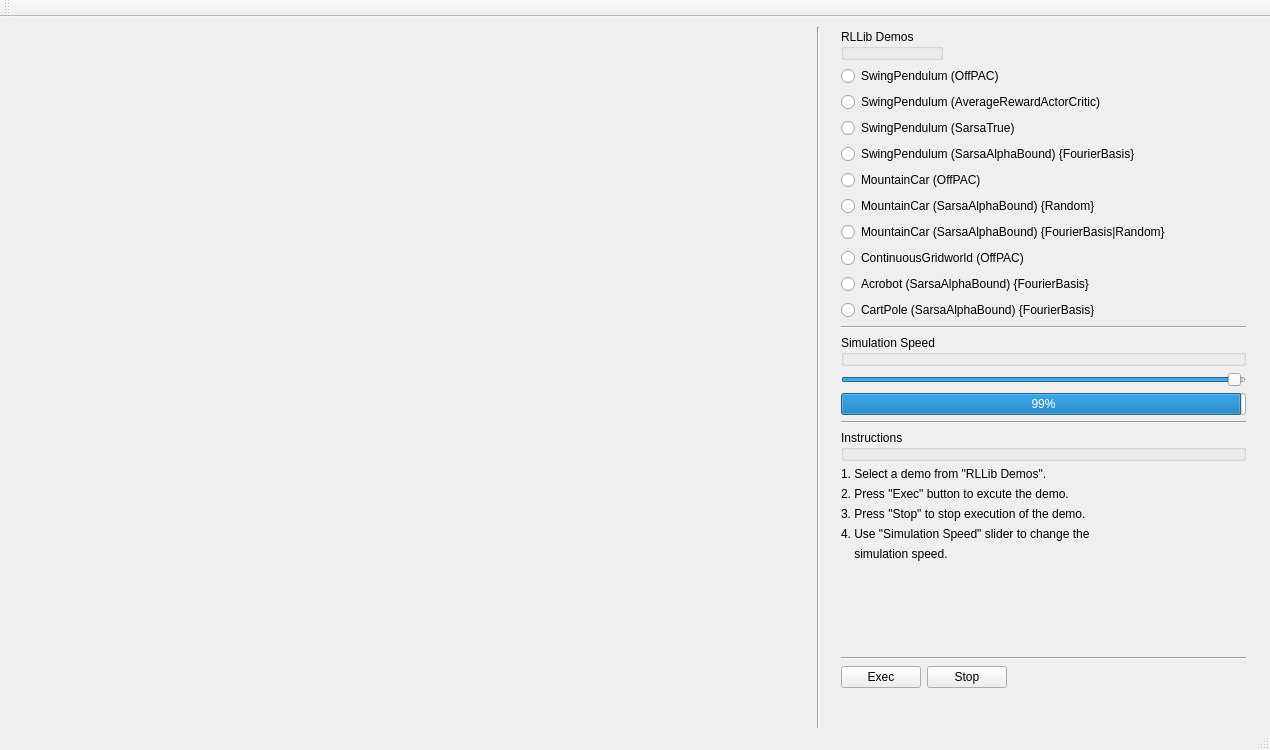
<?xml version="1.0" encoding="UTF-8"?>
<ui version="4.0">
 <class>RLLibVizMediator</class>
 <widget class="QMainWindow" name="RLLibVizMediator">
  <property name="geometry">
   <rect>
    <x>0</x>
    <y>0</y>
    <width>1270</width>
    <height>750</height>
   </rect>
  </property>
  <property name="windowTitle">
   <string>RLLibViz</string>
  </property>
  <widget class="QWidget" name="centralWidget">
   <widget class="QWidget" name="mainWidget" native="true">
    <property name="geometry">
     <rect>
      <x>20</x>
      <y>0</y>
      <width>791</width>
      <height>641</height>
     </rect>
    </property>
    <property name="sizePolicy">
     <sizepolicy hsizetype="Fixed" vsizetype="Fixed">
      <horstretch>0</horstretch>
      <verstretch>0</verstretch>
     </sizepolicy>
    </property>
   </widget>
   <widget class="Line" name="line">
    <property name="geometry">
     <rect>
      <x>810</x>
      <y>10</y>
      <width>16</width>
      <height>721</height>
     </rect>
    </property>
    <property name="orientation">
     <enum>Qt::Vertical</enum>
    </property>
   </widget>
   <widget class="QWidget" name="layoutWidget">
    <property name="geometry">
     <rect>
      <x>830</x>
      <y>1</y>
      <width>427</width>
      <height>681</height>
     </rect>
    </property>
    <layout class="QVBoxLayout" name="verticalLayout">
     <item>
      <layout class="QFormLayout" name="formLayout_2">
       <property name="fieldGrowthPolicy">
        <enum>QFormLayout::AllNonFixedFieldsGrow</enum>
       </property>
       <item row="0" column="0">
        <widget class="QGroupBox" name="groupBox">
         <property name="title">
          <string>RLLib Demos</string>
         </property>
        </widget>
       </item>
       <item row="1" column="0">
        <layout class="QFormLayout" name="formLayout">
         <property name="fieldGrowthPolicy">
          <enum>QFormLayout::AllNonFixedFieldsGrow</enum>
         </property>
         <item row="0" column="0">
          <widget class="QRadioButton" name="radioButtonSwingPendulumOffPAC">
           <property name="text">
            <string>SwingPendulum (OffPAC)</string>
           </property>
          </widget>
         </item>
         <item row="7" column="0">
          <widget class="QRadioButton" name="radioButtonContinuousGridworldOffPAC">
           <property name="text">
            <string>ContinuousGridworld (OffPAC)</string>
           </property>
          </widget>
         </item>
         <item row="4" column="0">
          <widget class="QRadioButton" name="radioButtonMountainCarOffPAC">
           <property name="text">
            <string>MountainCar (OffPAC)</string>
           </property>
          </widget>
         </item>
         <item row="1" column="0">
          <widget class="QRadioButton" name="radioButtonSwingPendulumAverageRewardActorCritic">
           <property name="text">
            <string>SwingPendulum (AverageRewardActorCritic)</string>
           </property>
          </widget>
         </item>
         <item row="5" column="0">
          <widget class="QRadioButton" name="radioButtonMountainCarSarsaAlphaBound">
           <property name="text">
            <string>MountainCar (SarsaAlphaBound) {Random}</string>
           </property>
          </widget>
         </item>
         <item row="2" column="0">
          <widget class="QRadioButton" name="radioButtonSwingPendulumSarsaTrue">
           <property name="text">
            <string>SwingPendulum (SarsaTrue)</string>
           </property>
          </widget>
         </item>
         <item row="6" column="0">
          <widget class="QRadioButton" name="radioButtonMountainCarSarsaAlphaBoundFourierBasis">
           <property name="text">
            <string>MountainCar (SarsaAlphaBound) {FourierBasis|Random}</string>
           </property>
          </widget>
         </item>
         <item row="3" column="0">
          <widget class="QRadioButton" name="radioButtonSwingPendulumSarsaAlphaBoundFourierBasis">
           <property name="text">
            <string>SwingPendulum (SarsaAlphaBound) {FourierBasis}</string>
           </property>
          </widget>
         </item>
         <item row="9" column="0">
          <widget class="QRadioButton" name="radioButtonCartPoleSarsaAlphaBoundFourierBasis">
           <property name="text">
            <string>CartPole (SarsaAlphaBound) {FourierBasis}</string>
           </property>
          </widget>
         </item>
         <item row="8" column="0">
          <widget class="QRadioButton" name="radioButtonAcrobotSarasaAlphaBoundFourierBasis">
           <property name="text">
            <string>Acrobot (SarsaAlphaBound) {FourierBasis}</string>
           </property>
          </widget>
         </item>
        </layout>
       </item>
      </layout>
     </item>
     <item>
      <widget class="Line" name="line_2">
       <property name="orientation">
        <enum>Qt::Horizontal</enum>
       </property>
      </widget>
     </item>
     <item>
      <widget class="QGroupBox" name="groupBox_2">
       <property name="title">
        <string>Simulation Speed</string>
       </property>
      </widget>
     </item>
     <item>
      <widget class="QSlider" name="horizontalSliderSimulationSpeed">
       <property name="maximum">
        <number>100</number>
       </property>
       <property name="value">
        <number>99</number>
       </property>
       <property name="orientation">
        <enum>Qt::Horizontal</enum>
       </property>
      </widget>
     </item>
     <item>
      <widget class="QProgressBar" name="progressBarSimulationSpeed">
       <property name="value">
        <number>99</number>
       </property>
      </widget>
     </item>
     <item>
      <widget class="Line" name="line_4">
       <property name="orientation">
        <enum>Qt::Horizontal</enum>
       </property>
      </widget>
     </item>
     <item>
      <widget class="QGroupBox" name="groupBox_3">
       <property name="title">
        <string>Instructions</string>
       </property>
      </widget>
     </item>
     <item>
      <widget class="QLabel" name="label">
       <property name="text">
        <string>1. Select a demo from &quot;RLLib Demos&quot;.</string>
       </property>
      </widget>
     </item>
     <item>
      <widget class="QLabel" name="label_2">
       <property name="text">
        <string>2. Press &quot;Exec&quot; button to excute the demo.</string>
       </property>
      </widget>
     </item>
     <item>
      <widget class="QLabel" name="label_3">
       <property name="text">
        <string>3. Press &quot;Stop&quot; to stop execution of the demo. </string>
       </property>
      </widget>
     </item>
     <item>
      <widget class="QLabel" name="label_4">
       <property name="text">
        <string>4. Use &quot;Simulation Speed&quot; slider to change the</string>
       </property>
      </widget>
     </item>
     <item>
      <widget class="QLabel" name="label_5">
       <property name="text">
        <string>    simulation speed.</string>
       </property>
      </widget>
     </item>
     <item>
      <spacer name="verticalSpacer">
       <property name="orientation">
        <enum>Qt::Vertical</enum>
       </property>
       <property name="sizeHint" stdset="0">
        <size>
         <width>20</width>
         <height>40</height>
        </size>
       </property>
      </spacer>
     </item>
     <item>
      <widget class="Line" name="line_3">
       <property name="orientation">
        <enum>Qt::Horizontal</enum>
       </property>
      </widget>
     </item>
     <item>
      <layout class="QHBoxLayout" name="horizontalLayout">
       <item>
        <widget class="QPushButton" name="pushButtonExec">
         <property name="text">
          <string>Exec</string>
         </property>
        </widget>
       </item>
       <item>
        <widget class="QPushButton" name="pushButtonStop">
         <property name="text">
          <string>Stop</string>
         </property>
        </widget>
       </item>
       <item>
        <spacer name="horizontalSpacer">
         <property name="orientation">
          <enum>Qt::Horizontal</enum>
         </property>
         <property name="sizeHint" stdset="0">
          <size>
           <width>40</width>
           <height>20</height>
          </size>
         </property>
        </spacer>
       </item>
      </layout>
     </item>
    </layout>
   </widget>
   <zorder>layoutWidget</zorder>
   <zorder>mainWidget</zorder>
   <zorder>line</zorder>
  </widget>
  <widget class="QMenuBar" name="menuBar">
   <property name="geometry">
    <rect>
     <x>0</x>
     <y>0</y>
     <width>1270</width>
     <height>25</height>
    </rect>
   </property>
  </widget>
  <widget class="QToolBar" name="mainToolBar">
   <attribute name="toolBarArea">
    <enum>TopToolBarArea</enum>
   </attribute>
   <attribute name="toolBarBreak">
    <bool>false</bool>
   </attribute>
  </widget>
  <widget class="QStatusBar" name="statusBar"/>
 </widget>
 <layoutdefault spacing="6" margin="11"/>
 <resources/>
 <connections/>
</ui>
